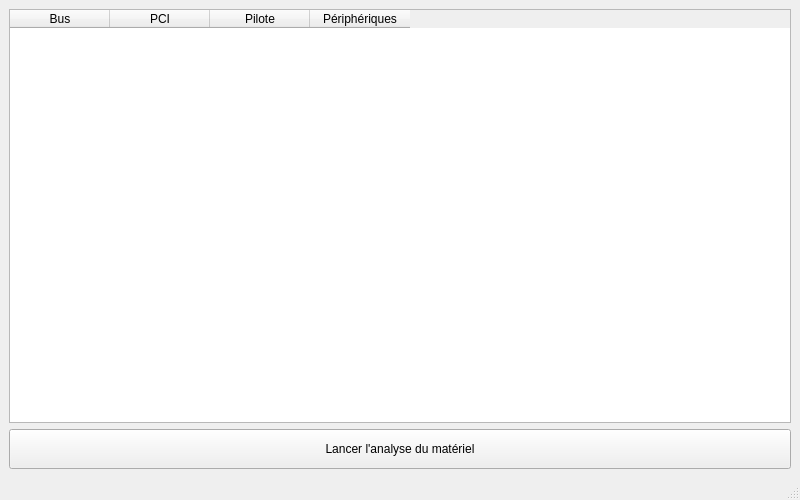
<?xml version="1.0" encoding="UTF-8"?>
<ui version="4.0">
 <class>MainWindow</class>
 <widget class="QMainWindow" name="MainWindow">
  <property name="geometry">
   <rect>
    <x>0</x>
    <y>0</y>
    <width>800</width>
    <height>500</height>
   </rect>
  </property>
  <property name="windowTitle">
   <string>Explorateur USB vers PCI</string>
  </property>
  <widget class="QWidget" name="centralwidget">
   <!-- Layout vertical pour organiser les widgets -->
   <layout class="QVBoxLayout" name="verticalLayout">

    <!-- Notre tableau de données -->
    <item>
     <widget class="QTableWidget" name="tableWidget">
      <property name="alternatingRowColors">
       <bool>true</bool>
      </property>
      <property name="selectionBehavior">
       <enum>QAbstractItemView::SelectRows</enum>
      </property>
      <!-- On définit 4 colonnes par défaut -->
      <column>
       <property name="text">
        <string>Bus</string>
       </property>
      </column>
      <column>
       <property name="text">
        <string>PCI</string>
       </property>
      </column>
      <column>
       <property name="text">
        <string>Pilote</string>
       </property>
      </column>
      <column>
       <property name="text">
        <string>Périphériques</string>
       </property>
      </column>
     </widget>
    </item>

    <!-- Notre bouton de rafraîchissement -->
    <item>
     <widget class="QPushButton" name="btnScan">
      <property name="minimumSize">
       <size>
        <width>0</width>
        <height>40</height>
       </size>
      </property>
      <property name="text">
       <string>Lancer l'analyse du matériel</string>
      </property>
     </widget>
    </item>

   </layout>
  </widget>
  <widget class="QStatusBar" name="statusbar"/>
 </widget>
 <resources/>
 <connections/>
</ui>
